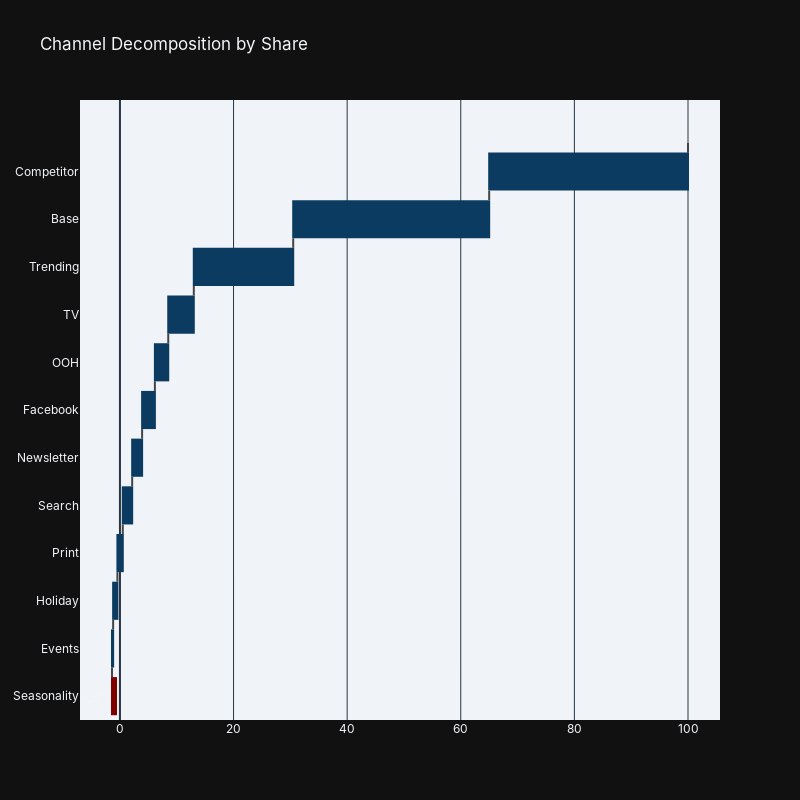

Notebook code cell kept with this figure:
### Code cell
# y = ["season", "events", "holiday", "print_S", "search_S",
#      "newsletter", "facebook_S", "ooh_S", 'tv_S', 'trend',
#      'intercept', 'competitor_Sales_B'],
# x = [-.7, 0.5, 0.6, 0.9, 1.6, 1.7, 2.2, 2.3, 4, 17, 34, 34.5]
#
# fig = go.Figure(go.Waterfall(
#     name = "2018", orientation = "h",
#     measure = ["relative", "relative", "relative", "relative", "relative",
#                "relative", "relative", "relative", "relative", "relative",
#                "relative", "relative", 'absolute'],
#     y = ["Seasonality", "Events", "Holiday", "Print", "Search",
#          "Newsletter", "Facebook", "OOH", 'TV', 'Trending',
#          'Base', 'Competitor', ''],
#
#     x = [-.7, 0.2, 0.75, 0.95, 1.65, 1.75, 2.25, 2.35, 4.5, 17.5, 34.5, 35, 0],
#     base = -.7,
#     text = y,
#     textposition = "outside",
#     decreasing = {"marker":{"color":"Maroon", "line":{"color":"#FD9051", "width":0}}},
#     increasing = {"marker":{"color":"#0B3B60"}},
# ))
#
# fig.update_layout(plot_bgcolor = 'rgb(240, 244, 248)',
#                   title = "Channel Decomposition by Share", showlegend = False,
#                   height = 800,
#                   width = 800,
#                   xaxis=dict(
#                       # title_text="Y-axis Title",
#                       # ticktext=["Very long label", "long label", "3", "label"],
#                       tickvals=[0, 20, 40, 60, 80, 100],
#                       tickmode="array",
#                       titlefont=dict(size=30),
#                   ),
#                   waterfallgroupgap = 0.0,
#                   font_family = 'Inter')
#
# fig.show()
#
# fig.write_image('images/test.png')

### Figure 1 — Plotly figure (JSON) as saved in the notebook; plotly's stock layout.template omitted (floating-point values rounded to 4 significant figures)
{"data": [{"base": -0.7, "decreasing": {"marker": {"color": "Maroon", "line": {"color": "#FD9051", "width": 0}}}, "increasing": {"marker": {"color": "#0B3B60"}}, "measure": ["relative", "relative", "relative", "relative", "relative", "relative", "relative", "relative", "relative", "relative", "relative", "relative", "absolute"], "name": "2018", "orientation": "h", "text": ["['season', 'events', 'holiday', 'print_S', 'search_S', 'newsletter', 'facebook_S', 'ooh_S', 'tv_S', 'trend', 'intercept', 'competitor_Sales_B']"], "textposition": "outside", "x": [-0.7, 0.2, 0.75, 0.95, 1.65, 1.75, 2.25, 2.35, 4.5, 17.5, 34.5, 35, 0], "y": ["Seasonality", "Events", "Holiday", "Print", "Search", "Newsletter", "Facebook", "OOH", "TV", "Trending", "Base", "Competitor", ""], "type": "waterfall"}], "layout": {"xaxis": {"title": {"font": {"size": 30}}, "tickvals": [0, 20, 40, 60, 80, 100], "tickmode": "array"}, "font": {"family": "Inter"}, "plot_bgcolor": "rgb(240, 244, 248)", "title": {"text": "Channel Decomposition by Share"}, "showlegend": false, "height": 800, "width": 800, "waterfallgroupgap": 0.0}}
